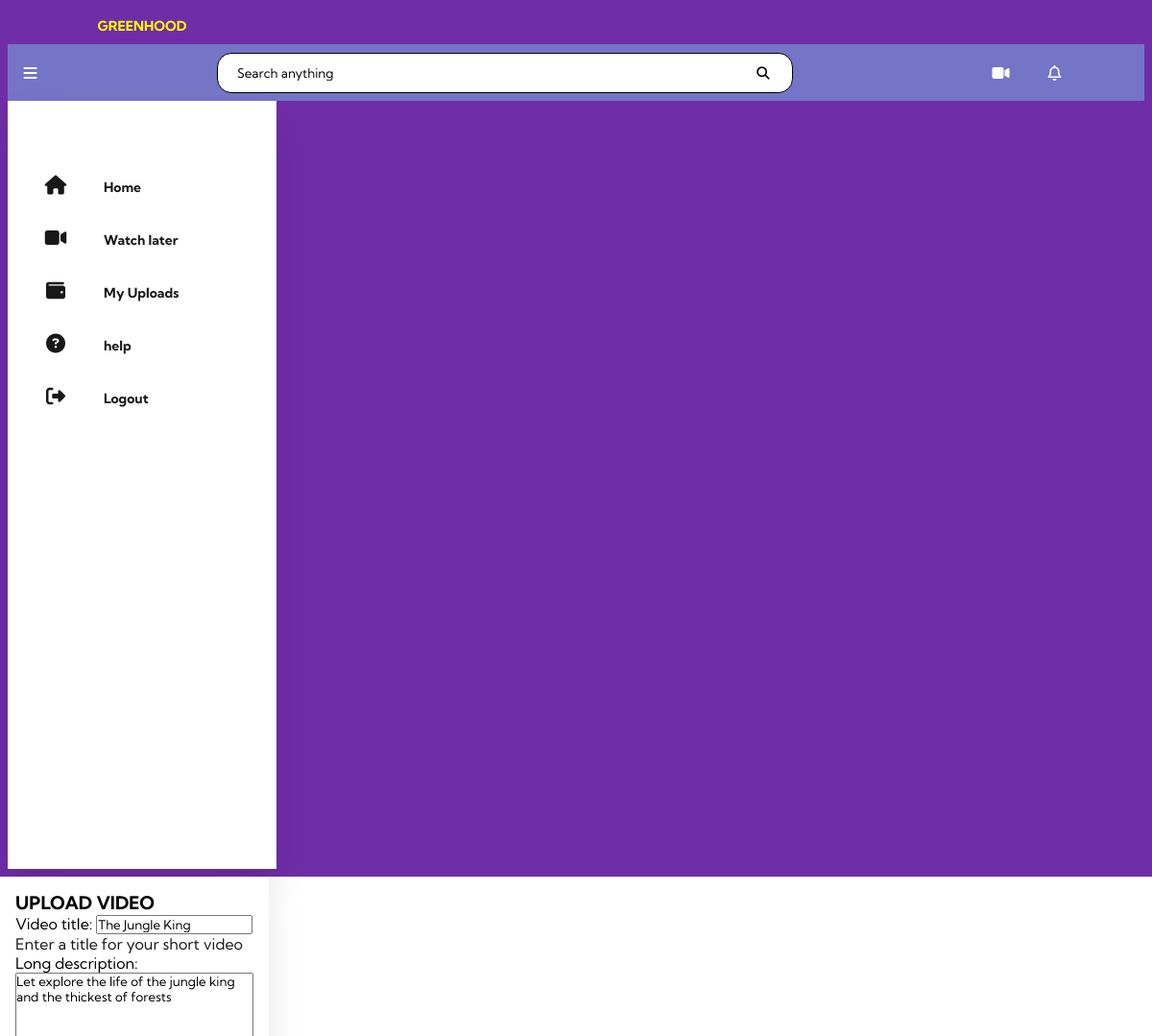
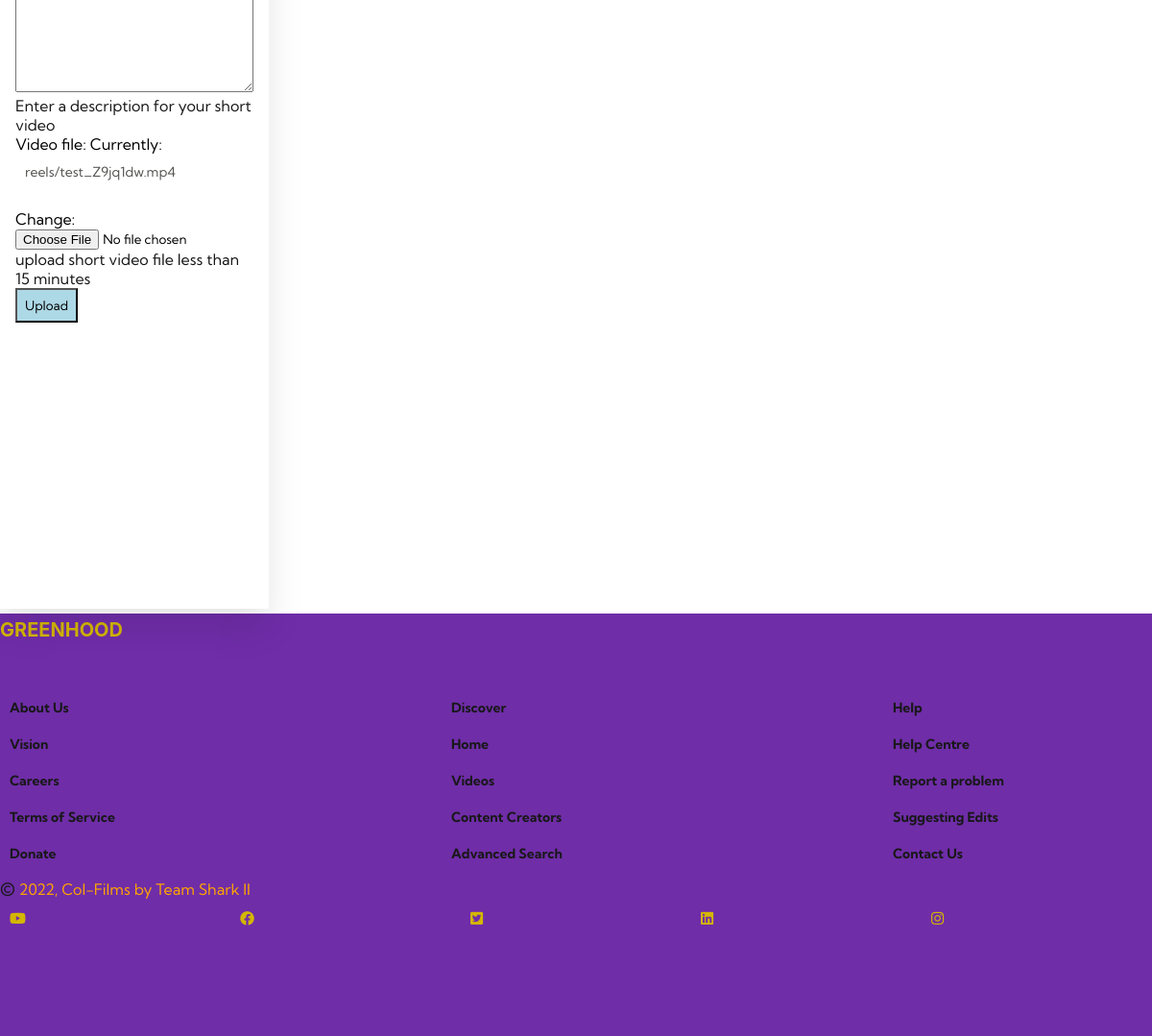
Page /updateupload/8 (signed in) on the committed database (2 pictures, top to bottom).
### core/models.py (models this page shows, shortened)
class Reel(models.Model):
    uploader = models.ForeignKey(
        settings.AUTH_USER_MODEL, blank=True, verbose_name=_("uploaded by"),
        on_delete=models.CASCADE
    )
    title = models.CharField(
        _("video title"), max_length=255,
        help_text=_("Enter a title for your short video")
    )
    description = models.TextField(
        _("long description"),
        help_text=_("Enter a description for your short video")
    )
    category = models.ForeignKey(
        Category, on_delete=models.CASCADE,
verbose_name=_("video category"), null=True,
        help_text=_("choose a category for your short video")
    )
    cover_thumbnail = models.FileField(
        _("video cover"), upload_to="reels/cover", help_text=_("cover image"),
        null=True, blank=True, validators=[
            FileExtensionValidator(allowed_extensions=['jpg', 'jpeg', 'png'])
        ]
    )
    video = models.FileField(
        _("video file"), upload_to='reels', max_length=100,
        help_text=_("upload short video file less than 15 minutes"),
        validators=[FileExtensionValidator(allowed_extensions=[
            'MOV', 'avi', 'mp4', 'webm', 'mkv'
        ])]
    )
    published = models.BooleanField(
        _("published status"), default=False,
        help_text=_("Designates whether video has been published."),
    )
    date_posted = models.DateTimeField(
        _("date uploaded"), default=timezone.now,
        help_text="date video was uploaded"
    )
    class Meta:
        ordering = ['-date_posted', 'title']

### core/views.py (the view, shortened to what this page needs)
# urls.py: path('updateupload/<int:pk>', views.UpdateUpload.as_view(), name ='updateupload'),
class UpdateUpload(LoginRequiredMixin,  UpdateView):
    model = Reel
    fields = ['title', 'description', 'video']
    template_name = 'upload.html'
    redirect_authenticated_user = True

### core/templates/upload.html (shortened to what this page needs)
<!DOCTYPE html>
<html lang="en">
<head>
    <link rel="stylesheet" href="https://cdnjs.cloudflare.com/ajax/libs/font-awesome/6.2.1/css/all.min.css"
 />
    <link rel="stylesheet" href="up.css">
</head>
<body>
  <header style="background: #6f2da8; padding: 0.5em;">
  <h1 style="text-align: center; color: yellow;"><a style='color: yellow;' href="{% url 'index' %}">GREENHOOD</a></h1>
    <div class="container">
        <nav>
            <i class="fa fa-bars menu" aria-hidden="true"></i>
            <div class="search-bar">
                <input type="text" placeholder="Search anything" name="Q" class="search-txt">
                <button type="submit"><i class="fa fa-search" aria-hidden="true"></i></button>
            </div>
            <div class="profile">
                <i class="fa fa-video-camera alarm" aria-hidden="true"></i>
                <i class="fa-regular fa-bell"></i>
            </div>
        </nav>
    </div>
    <div class="container">
        <section>
            <ul>
                <li><a href="{% url 'index' %}"><i class="fas fa-home"></i>
                        <span class="nav-item">Home</span></i>
                    </a>
                </li>
                <li><a href="{% url 'dash' %}"><i class="fas fa fa-video-camera" aria-hidden="true"></i>
                        <span class="nav-item">Watch later</span>
                    </a>
                </li>
                <li><a href="{% url 'myvideos' %}"><i class="fas fa-wallet"></i>
                        <span class="nav-item">My Uploads</span>
                    </a>
                </li>
                <li><a href=""><i class="fas fa-question-circle"></i>
                        <span class="nav-item">help</span>
                    </a>
                </li>
                <li><a href="{% url 'logout' %}" class="logout"><i class="fas fa-sign-out-alt"></i>
                        <span class="nav-item">Logout</span>
                    </a>
                </li>
            </ul>
        </section>
      </header>
<section style="padding: 1em;">
                <h3>
                    UPLOAD VIDEO
                </h3>
                <form method="post" enctype ="multipart/form-data">
                 {{form.as_p}}
                 <button type='submit' style="padding: 0.6em; background: lightblue; color: black;"> Upload</button>
             </form>
            </section>
           </body>
 <footer style="background-color: #6f2da8;">
    <div class="logo">GREENHOOD</div>
    <div class="column_container">
      <div class="column">
        <ul>
          <li><a href="">About Us</a></li>
          <li><a href="">Vision</a></li>
          <li><a href="">Careers</a></li>
          <li><a href="">Terms of Service</a></li>
          <li><a href="">Donate</a></li>
        </ul>
      </div>
      <div class="column">
        <ul>
          <li><a href="">Discover</a></li>
          <li><a href="">Home</a></li>
          <li><a href="">Videos</a></li>
          <li><a href="">Content Creators</a></li>
          <li><a href="">Advanced Search</a></li>
        </ul>
      </div>
      <div class="column">
        <ul>
          <li><a href="">Help</a></li>
          <li><a href="">Help Centre</a></li>
          <li><a href="">Report a problem</a></li>
          <li><a href="">Suggesting Edits</a></li>
          <li><a href="">Contact Us</a></li>
        </ul>
      </div>
    </div>
    <div class="copyright_and_brand_icons">
      <div class="copyright">
        <span>&copy</span> 2022, Col-Films by Team Shark II
      </div>
      <div class="brand_icons">
        <a href="#"><i class="fa-brands fa-youtube"></i></a>
        <a href="#"><i class="fa-brands fa-facebook"></i></a>
        <a href="#"><i class="fa-brands fa-square-twitter"></i></i></a>
        <a href="#"><i class="fa-brands fa-linkedin"></i></a>
        <a href="#"><i class="fa-brands fa-instagram"></i></i></a>
      </div>
    </div>
</footer>
</html>

### core/templates/up.css (style rules this page uses)
* { margin: 0; padding: 0; box-sizing: border-box; font-family: "Kumbh Sans", sans-serif; max-width: 100%; }
:root { --primary-color: #000072; --primary-color-2: #2121a8; --primary-color-3: #7575c7; --secondary-color: #e1c202; --secondary-color-2: #eedc6e; --secondary-color-3: #efe6ae; --tertiary-color: #a1bcc7; --tertiary-color-2: #181818; --tertiary-color-3: #858585; --tertiary-color-4: #b8b8b8; --background: #ffffff; --logo-color: #d4b600; }
nav { width: 100%; margin: 0px 0px; display: flex; justify-content: space-between; align-items: center; padding: 0.1rem; background: var(--primary-color-3); }
nav .menu { margin-left: 15px; }
.profile { display: flex; align-items: center; margin-right: 15px; }
.profile i, .menu { color: var(--background); }
.alarm, .fa-regular { margin: 20px; }
span { color: var(--tertiary-color-2); }
.search-bar { display: flex; border: 1px solid; justify-content: space-between; width: 600px; border-radius: 15px; padding: 10px 20px; background: var(--background); }
::placeholder { color: #000; }
.search-bar .search-txt { border: none; background: none; outline: none; }
.search-bar button { background: transparent; color: #000; border: 0; width: 20px; height: 20px; border-radius: 50%; cursor: pointer; }
.container { display: flex; }
section { position: relative; top: 0; bottom: 0; left: 0; height: 100vh; background: #fff; width: 280px; overflow: hidden; box-shadow: 0px 20px 35px rgba(0, 0, 0, 0.1); }
a { position: relative; color: rgb(85, 85, 83); font-size: 14px; display: table; width: 280px; padding: 10px; text-decoration: none; }
section .fas { position: relative; width: 80px; height: 25px; top: 18px; font-size: 20px; text-align: center; }
section ul li { margin-bottom: 10px; }
.nav-item { position: relative; top: 18px; margin-left: 10px; }
.logout { position: absolute; }
footer { bottom: 0; margin-top: 5px; padding-top: 5px; background: var(--primary-color-3); height: 55vh; overflow: fixed; }
footer .logo { font-family: "Inter", sans-serif; color: var(--logo-color); font-size: 20px; font-weight: 700; }
.column_container { width: 100%; display: flex; flex-direction: row; justify-content: space-between; align-items: center; margin: auto; position: relative; bottom: 0; }
ul { margin-top: 50px; }
li { list-style: none; }
li:nth-child(1) { font-size: 20px; font-weight: 700; }
li a:nth-child(1) { font-weight: 700; }
li a { text-decoration: none; color: var(--tertiary-color-2); font-weight: 400; }
.copyright { color: orange; }
.copyright span { font-size: 24px; }
.brand_icons { display: flex; }
.brand_icons i { color: var(--logo-color); font-size: 15px; }

### core/templates/upload.html (style rules this page uses)
footer { bottom: 0; margin-top: 5px; padding-top: 5px; background: var(--primary-color-3); height: 55vh; overflow: fixed; }
footer .logo { font-family: "Inter", sans-serif; color: var(--logo-color); font-size: 20px; font-weight: 700; }
.column_container { width: 100%; display: flex; flex-direction: row; justify-content: space-between; align-items: center; margin: auto; position: relative; bottom: 0; }
ul { margin-top: 50px; }
li { list-style: none; }
li:nth-child(1) { font-size: 20px; font-weight: 700; }
li a:nth-child(1) { font-weight: 700; }
li a { text-decoration: none; color: var(--tertiary-color-2); font-weight: 400; }
.copyright { color: orange; }
.copyright span { font-size: 24px; }
.brand_icons { display: flex; }
.brand_icons i { color: var(--logo-color); font-size: 15px; }

### rows in the picture
Reel: title "The Jungle King", description "Let explore the life of the jungle king and the thickest of forests"
